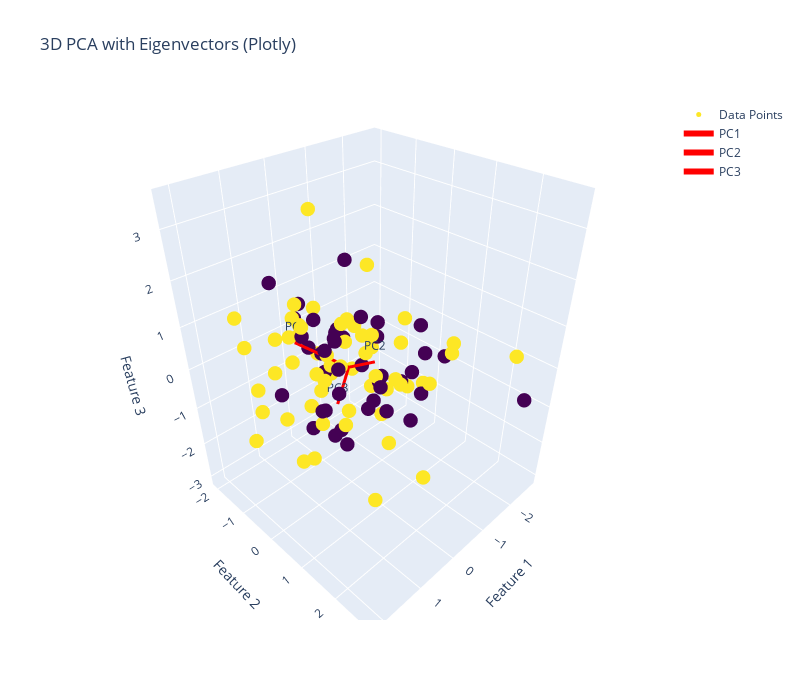

The notebook cell saved with this chart:
### Markdown cell above
# Plot the Egien Vectors

### Code cell
# === PCA ===
features = ['f1', 'f2', 'f3']
X = df[features]
X_centered = X - X.mean()
pca = PCA(n_components=3)
pca.fit(X_centered)
eigen_vectors = pca.components_
eigen_values = pca.explained_variance_

mean = X.mean().values  # Convert mean Series to NumPy array

# === Plotly 3D Scatter ===
scatter = go.Scatter3d(
    x=df['f1'], y=df['f2'], z=df['f3'],
    mode='markers',
    marker=dict(size=5, color=df['op'].astype('category').cat.codes, colorscale='Viridis'),
    name='Data Points',
)

# === PCA Arrows (as lines) ===
arrows = []
for i, vec in enumerate(eigen_vectors):
    scaled_vec = vec * eigen_values[i]
    arrows.append(go.Scatter3d(
        x=[mean[0], mean[0] + scaled_vec[0]],
        y=[mean[1], mean[1] + scaled_vec[1]],
        z=[mean[2], mean[2] + scaled_vec[2]],
        mode='lines+text',
        line=dict(color='red', width=6),
        name=f'PC{i+1}',
        text=[None, f'PC{i+1}'],
        textposition='top center'
    ))

# === Combine and Show Plot ===
fig = go.Figure(data=[scatter] + arrows)
fig.update_layout(
    scene=dict(
        xaxis_title='Feature 1',
        yaxis_title='Feature 2',
        zaxis_title='Feature 3'
    ),
    title='3D PCA with Eigenvectors (Plotly)',
    width=800,
    height=700
)
fig.show()

### Figure 1 — Plotly figure (JSON) as saved in the notebook; plotly's stock layout.template omitted (floating-point values rounded to 4 significant figures)
{"data": [{"marker": {"color": [1, 0, 0, 1, 1, 0, 0, 1, 1, 1, 0, 0, 0, 1, 1, 0, 0, 1, 0, 0, 1, 0, 1, 1, 1, 1, 1, 1, 1, 0, 1, 1, 0, 0, 0, 1, 0, 1, 1, 1, 1, 0, 0, 1, 1, 1, 0, 1, 1, 0, 0, 1, 0, 0, 1, 0, 1, 0, 1, 1, 1, 0, 1, 0, 1, 1, 0, 1, 1, 0, 1, 1, 1, 1, 0, 0, 1, 0, 1, 0, 1, 1, 1, 1, 1, 1, 0, 1, 0, 1, 0, 0, 0, 1, 1, 0, 1, 0, 1, 0], "colorscale": [[0, "#440154"], [0.1111, "#482878"], [0.2222, "#3e4989"], [0.3333, "#31688e"], [0.4444, "#26828e"], [0.5556, "#1f9e89"], [0.6667, "#35b779"], [0.7778, "#6ece58"], [0.8889, "#b5de2b"], [1, "#fde725"]], "size": 5}, "mode": "markers", "name": "Data Points", "type": "scatter3d", "x": [0.6646, -0.03809, 0.8317, 1.8, -0.1442, -0.1442, 1.863, 0.9642, -0.4046, 0.7154, -0.3979, -0.4005, 0.3827, -2.002, -1.794, -0.5073, -1.006, 0.4627, -0.89, -1.448, 1.737, -0.1349, 0.1897, -1.462, -0.4875, 0.2377, -1.159, 0.5307, -0.5498, -0.2079, -0.551, 2.165, 0.09999, -1.056, 1.025, -1.236, 0.3461, -2.054, -1.355, 0.3328, 0.9322, 0.3046, -0.01306, -0.2183, -1.521, -0.6817, -0.3948, 1.285, 0.4952, -1.836, 0.4736, -0.3112, -0.6342, 0.7918, 1.256, 1.146, -0.8138, -0.2273, 0.4815, 1.195, -0.4154, -0.09054, -1.109, -1.209, 1.014, 1.616, 0.03523, 1.225, 0.5151, -0.599, 0.5149, 1.817, 0.07528, 1.846, -2.784, 1.024, 0.2113, -0.216, 0.2165, -2.085, -0.1282, 0.5101, 1.75, -0.4586, -0.7798, -0.4404, 1.128, 0.4787, -0.4713, 0.6829, 0.2224, 1.187, -0.662, -0.2477, -0.319, -1.505, 0.4426, 0.4038, 0.1206, -0.1447], "y": [-1.515, -0.4668, -0.3847, -0.869, -0.1935, 0.4023, 1.964, 0.1605, 0.2479, -0.102, -2.046, -0.05145, 0.03997, 2.572, -0.2262, 0.2943, -0.06009, -1.255, 1.181, 0.7689, 0.8101, -0.9819, 1.455, -1.501, 0.595, 2.285, -1.067, -0.6203, 0.08151, -0.5541, -1.658, 0.04875, -1.143, 0.4756, -0.9925, 1.61, -0.8489, -0.3629, 0.8338, -1.321, 0.2162, 1.354, -1.718, 0.1711, 0.2504, 0.8004, -1.327, -1.415, 0.5265, 0.2895, 0.2405, 0.3416, -0.7402, 0.2213, 0.2854, -0.7763, 1.943, 0.4758, -1.279, 0.6684, -1.051, 0.806, 1.197, -0.8884, 0.9918, 0.4115, 0.8428, 1.975, -0.2821, -0.8178, -0.9609, -0.8833, -0.1048, 0.336, 0.2681, 0.8482, -0.009804, 1.508, -0.3024, 2.843, 0.6359, -0.9268, -1.152, 0.485, -0.259, 0.729, 0.4752, -0.1003, -0.9159, -1.62, -0.4941, 0.879, 0.2021, -1.336, 0.159, 0.3826, -0.955, 0.1385, 0.03784, -1.228], "z": [0.2715, 0.4596, 0.9437, 0.9166, -1.337, -0.9294, 0.4172, 0.4161, 0.4173, 3.511, 0.469, 0.9924, 0.8241, 0.5436, -0.3524, 0.6433, -0.7765, -0.2797, -0.51, 0.01574, 2.085, -1.791, 0.576, -1.555, -0.4976, 0.9492, -0.0005712, -1.059, -0.7232, 0.5698, -0.7371, 0.1405, -0.01791, -0.6641, 1.927, 0.5274, -1.937, 0.1127, -0.6736, 0.73, -0.7948, -0.1665, 0.4079, 0.7423, -1.173, -0.3702, -0.5004, -0.6657, 1.576, 0.3152, -1.229, 0.7906, 1.907, 0.8969, -1.468, -0.509, 1.114, -0.7161, 0.3512, 0.6579, -0.9193, -0.1153, -3.065, -1.01, -0.2943, -1.217, 1.453, -1.386, -0.468, 0.06103, 1.276, -1.391, 1.018, -0.05067, -0.9699, 0.3682, 0.1244, -0.6165, 0.004547, -0.4173, 0.04507, 0.5536, 1.41, -1.208, 1.917, -1.87, -0.2008, 0.4852, 0.2003, -0.6373, -0.2531, -0.5171, -0.6064, 0.7274, 0.2708, -0.7024, 0.7737, 0.2247, 0.6933, 0.5235]}, {"line": {"color": "red", "width": 6}, "mode": "lines+text", "name": "PC1", "text": [null, "PC1"], "textposition": "top center", "type": "scatter3d", "x": [-1.221e-17, 0.8604], "y": [-8.882e-18, -0.5703], "z": [3.109e-17, 0.7321]}, {"line": {"color": "red", "width": 6}, "mode": "lines+text", "name": "PC2", "text": [null, "PC2"], "textposition": "top center", "type": "scatter3d", "x": [-1.221e-17, 0.05145], "y": [-8.882e-18, 0.7966], "z": [3.109e-17, 0.5601]}, {"line": {"color": "red", "width": 6}, "mode": "lines+text", "name": "PC3", "text": [null, "PC3"], "textposition": "top center", "type": "scatter3d", "x": [-1.221e-17, 0.5776], "y": [-8.882e-18, 0.2843], "z": [3.109e-17, -0.4573]}], "layout": {"height": 700, "scene": {"xaxis": {"title": {"text": "Feature 1"}}, "yaxis": {"title": {"text": "Feature 2"}}, "zaxis": {"title": {"text": "Feature 3"}}}, "title": {"text": "3D PCA with Eigenvectors (Plotly)"}, "width": 800}}
